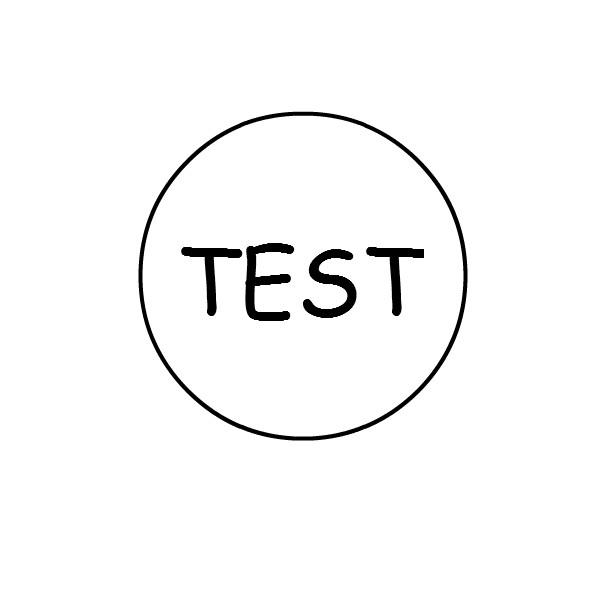
#> input picture 0Start/Test_Data/Img/test.jpg, 600 x 600 px, found by its file name
$ jupyter execute '2.Data Analysis_Numpy.ipynb'
#> lines starting #> are read from the running program, lines starting #| are printed output that depends on the picture
Follow https://github.com/jackfrued/Python-100-Days/tree/master/Day66-80

# 68

[cell 1]
import numpy as np
import pandas as pd
import matplotlib.pyplot as plt

[cell 2]
array1 = np.array([1, 2, 3, 4, 5])
array1

[cell 3]
array2 = np.array([[1,2,3], [4,5,6]])
print(array2)

[cell 4]
array3 = np.arange(0, 20, 2)
print(array3)

[cell 5]
array4 = np.linspace(-1.0, 1.0, 11)
print(array4)
print(len(array4))

[cell 6]
array5 = np.logspace(1, 10, num=10, base = 2)
print(array5)

[cell 7]
array6 = np.fromstring("1,2,3,4,5,6", sep=",", dtype = "i8")
array6

[cell 8]
def fib(how_many):
    a, b = 0, 1
    for _ in range(how_many):
        a, b = b, a + b
        yield a

gen = fib(20)
array7 = np.fromiter(gen, dtype = "i8")
array7

[cell 9]
array8 = np.random.rand(10)
array8

[cell 10]
array9 = np.random.randint(1, 100, 10)
array9

[cell 11]
array10 = np.random.normal(50, 10, 20)
array10

[cell 12]
array11 = np.random.rand(3, 4)
array11

[cell 13]
array12 = np.random.randint(1, 100, (3,4,5))
array12

[cell 14]
array13 = np.zeros((3, 4))
array13

[cell 15]
array13 = np.ones((3, 4))
array13

[cell 16]
array13 = np.full((3, 4), 10)
array13

[cell 17]
np.eye(4)

[cell 18]
array16 = plt.imread("test.jpg")
#> array16 is the input picture: shape (600, 600, 3); min 0, max 255, mean 248.3
array16.size
#> Out = 1080000

[cell 19]
array17 = np.arange(1, 100, 2)
array18 = np.random.rand(3, 4)
print(array16.size)
#| 1080000
print(array17.size)
print(array18.size)

[cell 20]
print(array16.shape)
#| (600, 600, 3)
print(array17.shape)
print(array18.shape)

[cell 21]
print(array16.dtype)
#| uint8
print(array17.dtype)
print(array18.dtype)

[cell 22]
print(array16.ndim)
#| 3
print(array17.ndim)
print(array18.ndim)

[cell 23]
print(array16.itemsize)
#| 1
print(array17.itemsize)
print(array18.itemsize)

[cell 24]
print(array16.nbytes)
#| 1080000
print(array17.nbytes)
print(array18.nbytes)

[cell 25]
array19 = np.arange(1, 10)
print(array19)
print(array19[0], array19[array19.size - 1])
print(array19[-array19.size], array19[-1])

[cell 26]
array20 = np.array([[1, 2, 3], [4, 5, 6], [7, 8, 9]])
array20[2]

[cell 27]
print(array20[2][2])

[cell 28]
array20[1][1] = 23234
array20

[cell 29]
array20[:2, 1:]

[cell 30]
array20[2, :]

[cell 31]
array20[2:, :]

[cell 32]
array20[::2]

[cell 33]
array20[::2, ::2]

[cell 34]
array20[::-2]

[cell 35]
array20[::-2, ::-2]

[cell 36]
array19

[cell 37]
array19[[0,1]]

[cell 38]
array19[[True, True, True, True, True, True, True, True, False]]

[cell 39]
array20

[cell 40]
array16 = plt.imread("test.jpg")
plt.imshow(array16)

[cell 41]
plt.imshow(array16[::-1])
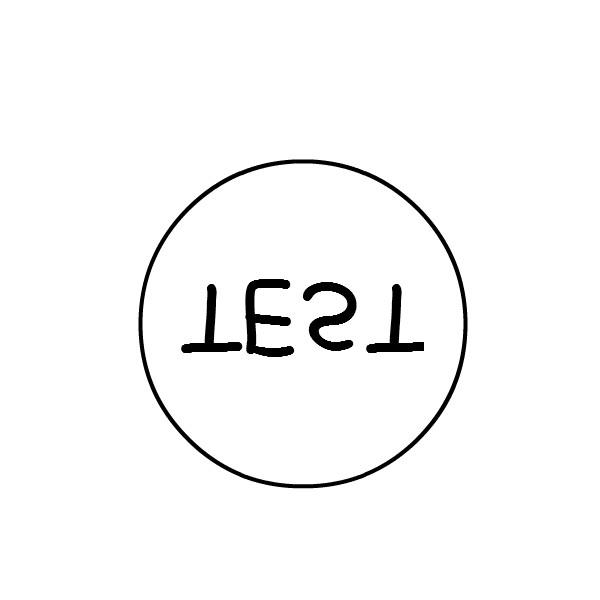
#> shown: shape (600, 600, 3); min 0, max 255, mean 248.3

[cell 42]
plt.imshow(array16[:,::-1])
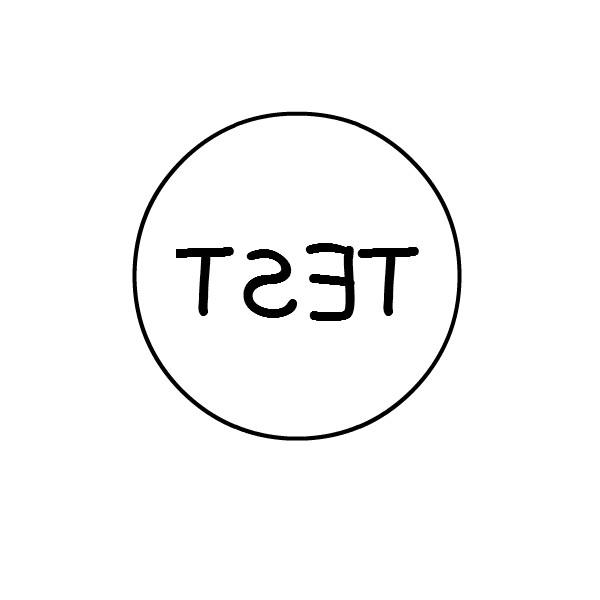
#> shown: shape (600, 600, 3); min 0, max 255, mean 248.3

[cell 43]
plt.imshow(array16[30:455,90:334])
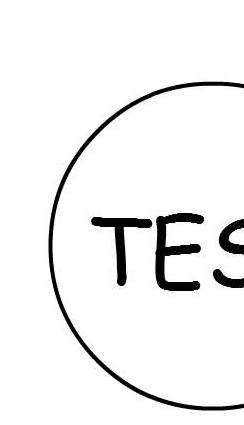
#> shown: shape (425, 244, 3); min 0, max 255, mean 240.6

[cell 44]
plt.imshow(array16[::10, ::10])
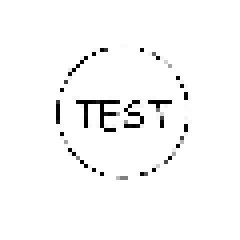
#> shown: shape (60, 60, 3) (shown 4 times larger); min 0, max 255, mean 248.3

# 69

[cell 45]
array1 = np.random.randint(1, 100, 10)
array1

[cell 46]
print(array1.sum())
print(np.sum(array1))
print(array1.mean())
print(np.mean(array1))
print(np.median(array1))
print(np.quantile(array1, 0.2))

[cell 47]
print(array1.max())
print(array1.min())
print(np.amax(array1))
print(np.amin(array1))

q3, q1 = np.quantile(array1, [0.25, 0.75])
print(q1 - q3)

[cell 48]
print(array1.var())
print(array1.std())
print(array1.std() / array1.mean())

[cell 49]
plt.boxplot(array1, showmeans=True)
plt.ylim([-20, 120])
plt.show()
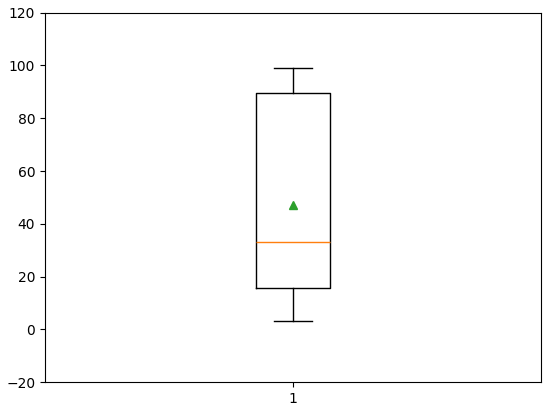
#> figure drawn by matplotlib, 1 panel

[cell 50]
array2 = np.random.randint(60, 101, (5, 3))
array2

[cell 51]
array2.mean()

[cell 52]
array2.mean(axis=1)

[cell 53]
array2.mean(axis=0)

[cell 54]
print(array2.max())
print(array2.max(axis = 0))
print(array2.max(axis = 1))

[cell 55]
plt.boxplot(array2, showmeans=True)
plt.ylim([-20, 120])
plt.show()
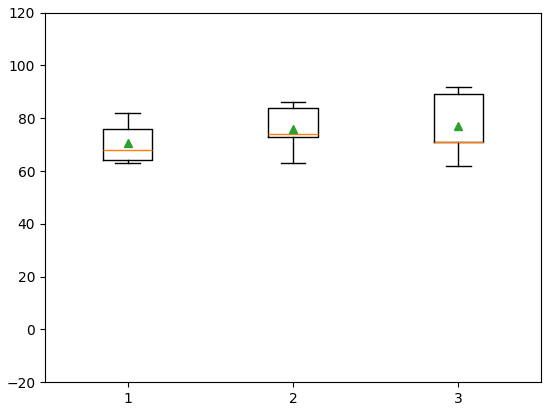
#> figure drawn by matplotlib, 1 panel

[cell 56]
from scipy import stats

[cell 57]
print(np.mean(array1))
print(stats.gmean(array1))
print(stats.hmean(array1))
print(stats.tmean(array1))

[cell 58]
array1.reshape([2,5])

[cell 59]
array1.flatten()

[cell 60]
array1.nonzero()

[cell 61]
array1.round()

[cell 62]
array1.sort()
array1

[cell 63]
array1 = array1.reshape([2,5])
array1

[cell 64]
array1 = array1.swapaxes(0, 1)
array1

[cell 65]
array1.transpose()

[cell 66]
array1.tolist()

[cell 67]
array1 = array1.flatten()

[cell 68]
array1.tolist()

# 70

[cell 69]
array1 = np.arange(1, 10)
array1

[cell 70]
print(array1 * 10)

[cell 71]
print(array1 > 5)

[cell 72]
array2 = np.array([1, 1, 1, 2, 2, 2, 3, 3, 3])

[cell 73]
print(array1 * array2)

[cell 74]
print(array1 > array2)

[cell 75]
print(np.sqrt(array1))
print(np.log2(array1))

[cell 76]
array3 = np.array([[4, 5, 6], [7, 8, 9]])
array4 = np.array([[1, 2, 3], [3, 2, 1]])

print(np.maximum(array3, array4))
print(np.power(array3, array4))
print(np.inner(array3, array4))

[cell 77]
array5 = np.array([[0, 0, 0], [1, 1, 1], [2, 2, 2], [3, 3, 3]])
array6 = np.array([1, 2, 3])
array5 + array6

[cell 78]
array7 = np.array([[1], [2], [3], [4]])
array5 + array7

[cell 79]
array5

[cell 80]
np.unique(array5)

[cell 81]
array8 = np.array([[1, 1, 1], [2, 2, 2], [3, 3, 3]])
array9 = np.array([[4, 4, 4], [5, 5, 5], [6, 6, 6]])
np.hstack((array8, array9))

[cell 82]
np.vstack((array8, array9))

[cell 83]
np.concatenate((array8, array9))

[cell 84]
np.concatenate((array8, array9), axis = 1)

[cell 85]
np.append(array1, [199, 33])

[cell 86]
np.insert(array1, 1, [45465, 4324,434])

[cell 87]
array1

[cell 88]
np.select([array1 < 3, array1 > 7], [array1 *10, array1 ** 3])

[cell 89]
np.where(array1 <=5, array1 * 10, array1 ** 3)

[cell 90]
np.repeat(array1, 3)

[cell 91]
np.tile(array1, 5)

[cell 92]
np.resize(array1, (3, 5))

# 71

[cell 93]
m1 = np.matrix("1,2,3; 4,5,6")
m1

[cell 94]
m2 = np.asmatrix(np.array([[1, 1], [2, 2], [3, 3]]))
m2

[cell 95]
print(m1.shape)
print(m2.shape)

[cell 96]
m1 * m2

[cell 97]
m1.trace()

[cell 98]
m3 = np.array([[1., 2.], [3., 4.]])
m4 = np.linalg.inv(m3)
m4

[cell 99]
x = np.array([
    25000, 15850, 15500, 20500, 22000, 20010, 26050, 12500, 18500, 27300,
    15000,  8300, 23320,  5250,  5800,  9100,  4800, 16000, 28500, 32000,
    31300, 10800,  6750,  6020, 13300, 30020,  3200, 17300,  8835,  3500
])
y = np.array([
    2599, 1400, 1120, 2560, 1900, 1200, 2320,  800, 1650, 2200,
     980,  580, 1885,  600,  400,  800,  420, 1380, 1980, 3999,
    3800,  725,  520,  420, 1200, 4020,  350, 1500,  560,  500
])

[cell 100]
import matplotlib.pyplot as plt
plt.figure(dpi = 120)
plt.scatter(x, y, color = "red")
plt.show()
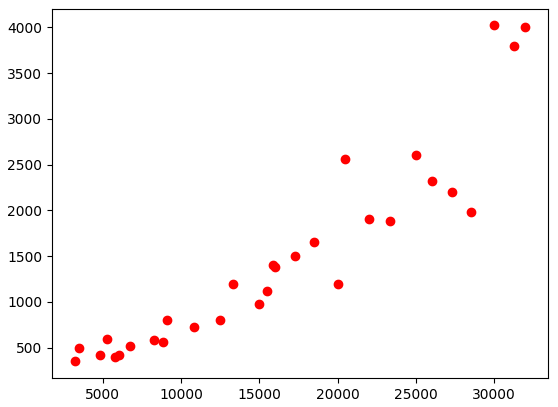
#> figure drawn by matplotlib, 1 panel

[cell 101]
np.corrcoef(x, y)

[cell 102]
from numpy.polynomial import Polynomial
Polynomial.fit(x, y, deg = 1).convert().coef

[cell 103]
plt.scatter(x, y, color = "blue")
plt.scatter(x, 0.11033 * x - 294, color = "red")
plt.plot(x, 0.11033 * x - 294, color = "darkcyan")
plt.show()
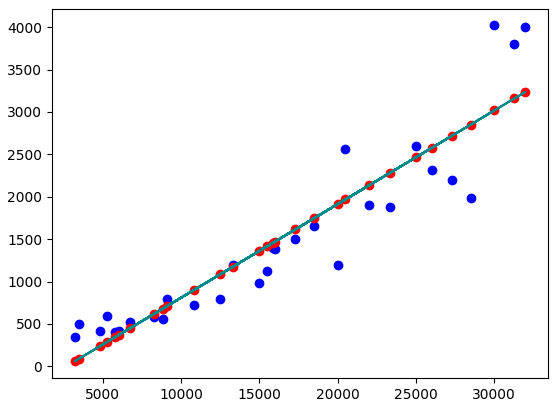
#> figure drawn by matplotlib, 1 panel

$ run again, with 0Start/Test_Data/Img/3D.jpg copied over 0Start/Test_Data/Img/test.jpg
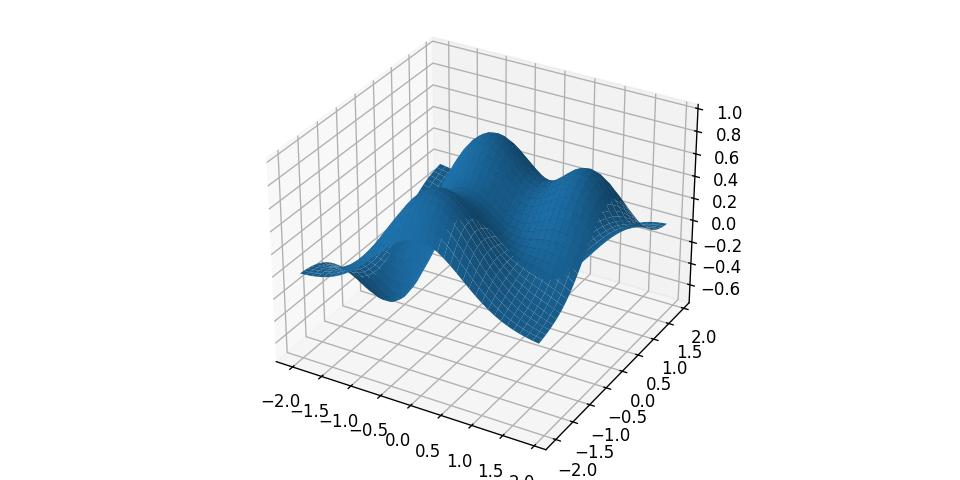
#> input picture 0Start/Test_Data/Img/3D.jpg, 960 x 480 px, found by its file name
#> array16 is the input picture: shape (480, 960, 3); mean R, G, B 233.5, 238, 241
#| 1382400
#| (480, 960, 3)
#| uint8
#| 3
#| 1
#| 1382400
#> `[cell 43] plt.imshow(array16[30:455,90:334])`:
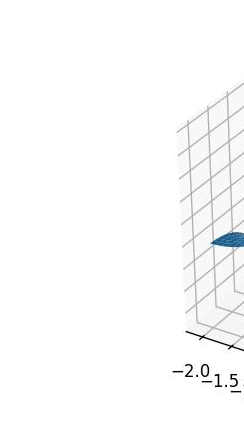
#> shown: shape (425, 244, 3); mean R, G, B 251.1, 251.3, 251.4
#> `[cell 44] plt.imshow(array16[::10, ::10])`:
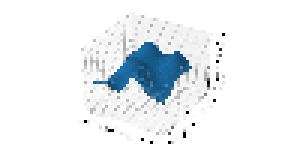
#> shown: shape (48, 96, 3) (shown 3 times larger); mean R, G, B 234.3, 238.7, 241.8

$ run again, with 0Start/Test_Data/Img/Rose.jpg copied over 0Start/Test_Data/Img/test.jpg
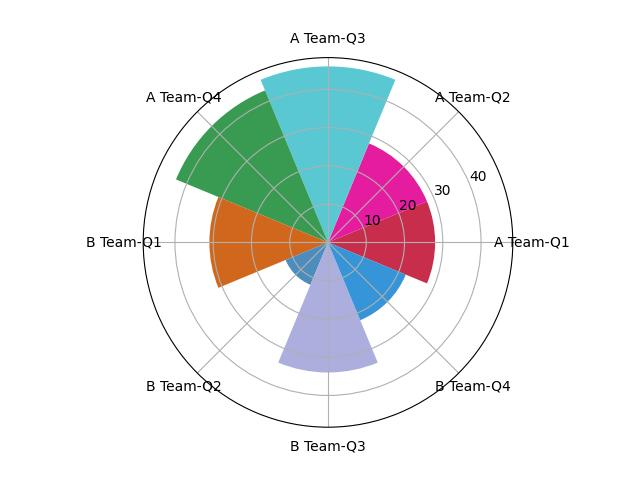
#> input picture 0Start/Test_Data/Img/Rose.jpg, 640 x 480 px, found by its file name
#> array16 is the input picture: shape (480, 640, 3); mean R, G, B 232.5, 234.2, 234.8
#| 921600
#| (480, 640, 3)
#| uint8
#| 3
#| 1
#| 921600
#> `[cell 43] plt.imshow(array16[30:455,90:334])`:
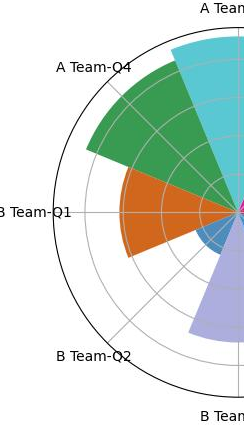
#> shown: shape (425, 244, 3); mean R, G, B 212.3, 224.2, 216.2
#> `[cell 44] plt.imshow(array16[::10, ::10])`:
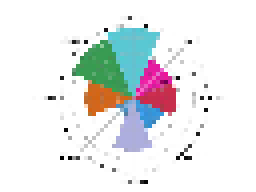
#> shown: shape (48, 64, 3) (shown 4 times larger); mean R, G, B 232.2, 233.9, 234.5
